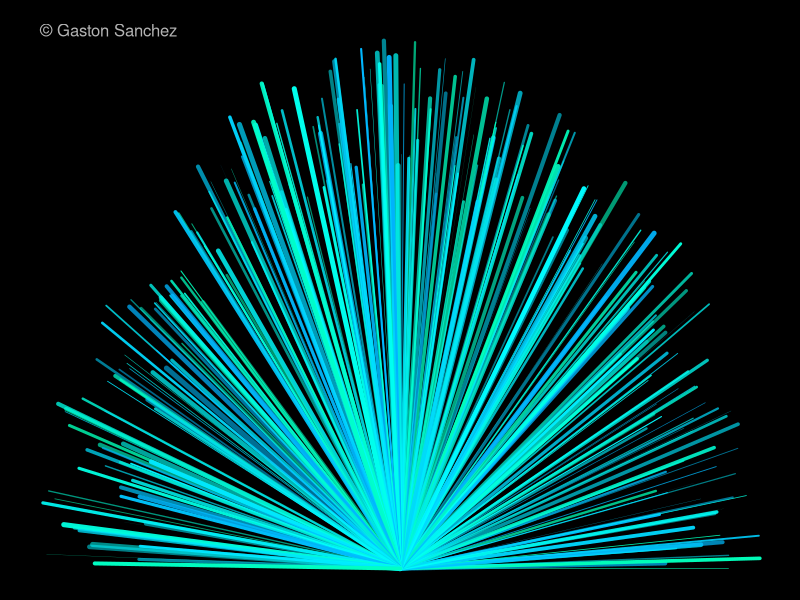

Generate this figure with R:
# ========================================================================
# Rays
# ========================================================================
# generate pairs of x-y values
theta <- seq(0, pi, length = 300)
x <- cos(theta)
y <- sin(theta)


png("rays.png", width = 700, height = 400)
# set graphical parameters
op <- par(bg = "black", mar = rep(0.5, 4))
# plot
plot(x, y, type = 'n')
segments(rep(0, 299), rep(0, 299), x[1:299] * runif(299, 0.7), 
         y[1:299] * runif(299, 0.7), 
         col = hsv(runif(299, 0.45, 0.55), 1, 1, runif(299, 0.5)), 
         lwd = 5*runif(299))
# signature
legend("topleft", legend = "© Gaston Sanchez", bty = "n", 
       text.col = "gray70")
# reset par
par(op)
dev.off()